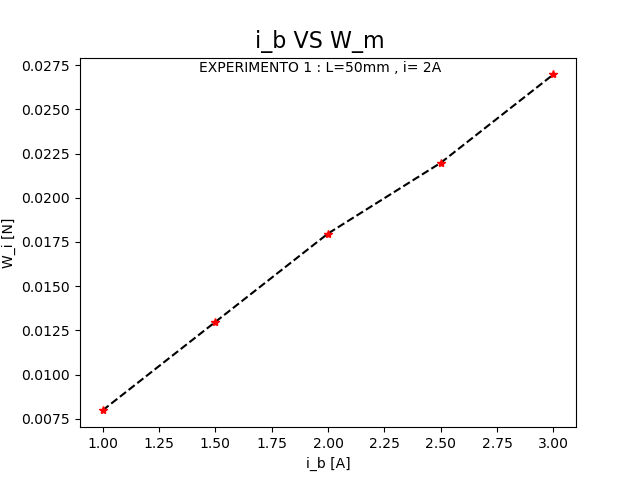

This figure's Python source:
import matplotlib.pyplot as plt
import os.path

m=36.7/1000
w=m*9.81
i_b=[1, 1.5, 2, 2.5, 3]
m_i=[0.0376, 0.0381, 0.0386, 0.039, 0.0395]

w_i=[x *9.81 for x in m_i]

w_m=[x - w for x in w_i]
print('W_m 1_2 : ', w_m)



plt.plot(i_b,w_m,'--', color='black')
plt.plot(i_b,w_m,'*r')
plt.ylabel('W_m [N]')
plt.xlabel('i_b [A]')

plt.axes([1,5,0,0.5])
plt.figtext(.5,.9,'i_b VS W_m', fontsize=16, ha='center')
plt.figtext(.5,.85,'EXPERIMENTO 1 : L=50mm , i= 2A',fontsize=10,ha='center')


if os.path.isfile('1_2.png'):
    print ("File already exist.. cannot save new figure")
else:
    print ("Figure 1_2 saved...")
    plt.savefig('1_2.png')

plt.show()